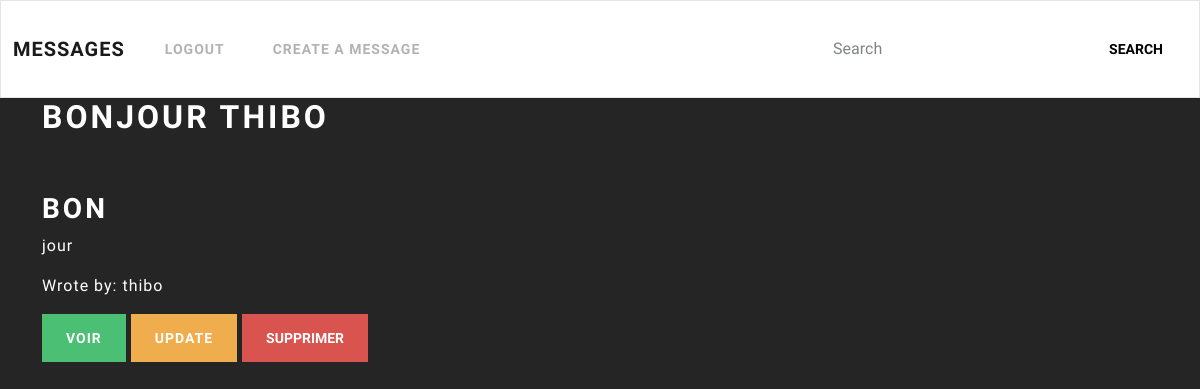
Screenshot of /website/ (signed in) with the database file from the repository.
### website/models.py (models this page shows)
class Message(models.Model):
    title = models.CharField(max_length=255)
    content = models.CharField(max_length=1000)
    author = models.ForeignKey(User, null=False, on_delete=models.CASCADE, default="missing_author")
    category = models.ForeignKey(Category, null=True, on_delete=models.SET_NULL)

### website/views.py (the view)
# urls.py: path('', views.all_messages, name="messages"),
def all_messages(request):
    messages = Message.objects.all()
    context = {
        "messages": messages
    }
    return render(request, "website/all.html", context)

### website/templates/website/all.html (shortened to what this page needs)
{% extends 'website/base.html' %}
{% block content %}
    {% if user.is_authenticated %}
        <h1 style="color: white">Bonjour {{ request.user }}</h1>
   {% endif %}
    <br>
{% for message in messages %}
    <br>
    <div>
    <h2>{{ message.title }}</h2>
  <p>{{ message.content }}</p>
  <p>Wrote by: {{ message.author.username }}</p>
<a class="btn btn-success" href="{% url 'show_message' message.id  %}">Voir</a>
                {% if message.author == request.user %}
<a class="btn btn-warning" href="{% url 'update_message' message.id  %}">Update</a>
<button type="button" class="btn btn-danger" data-bs-toggle="modal" data-bs-target="#deleteModal">Supprimer</button>
    {% endif %}
    </div>
  <br>
{% endfor %}
{% endblock %}

### static/styles/main.css (style rules this page uses)
body { background-color: #252525; color: white; }
h2 { color: white; }

### rows the page displays
Message: title "BON", content "jour", author.username "thibo", shows "UPDATE"

### other values shown
{{ request.user }} "THIBO"
